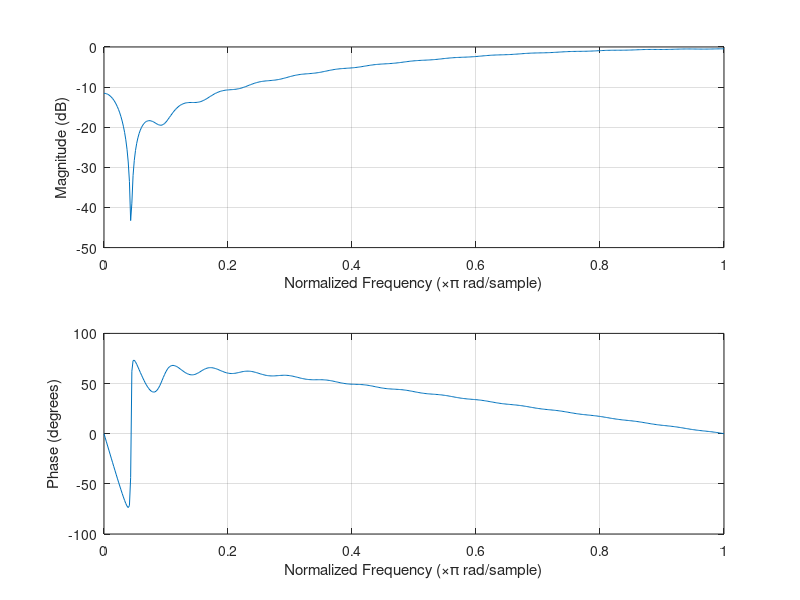
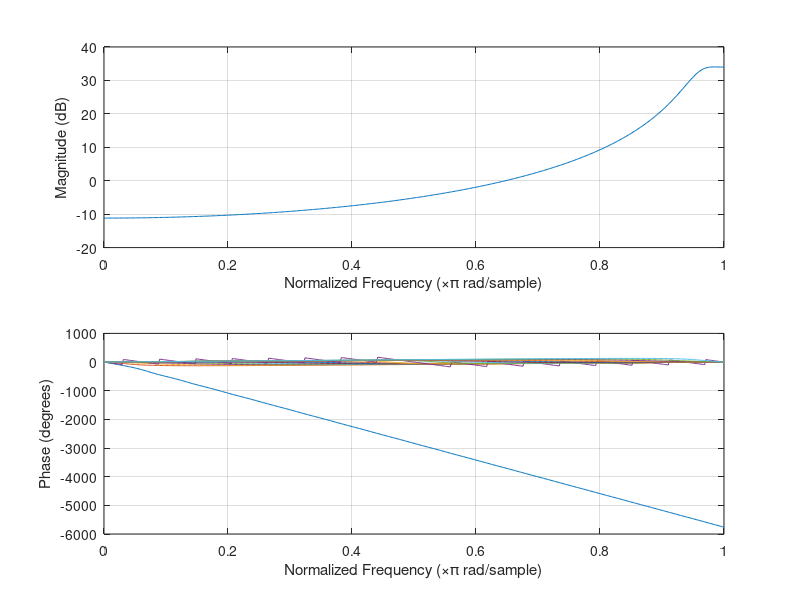
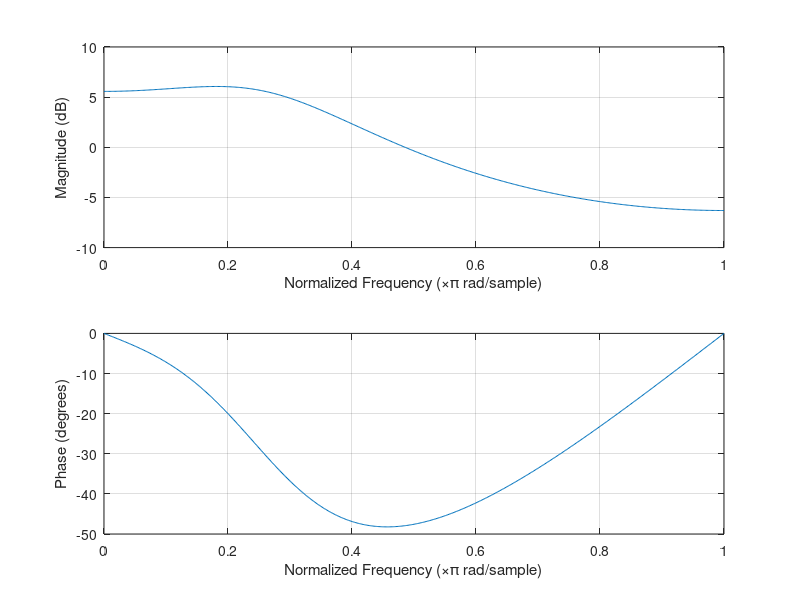
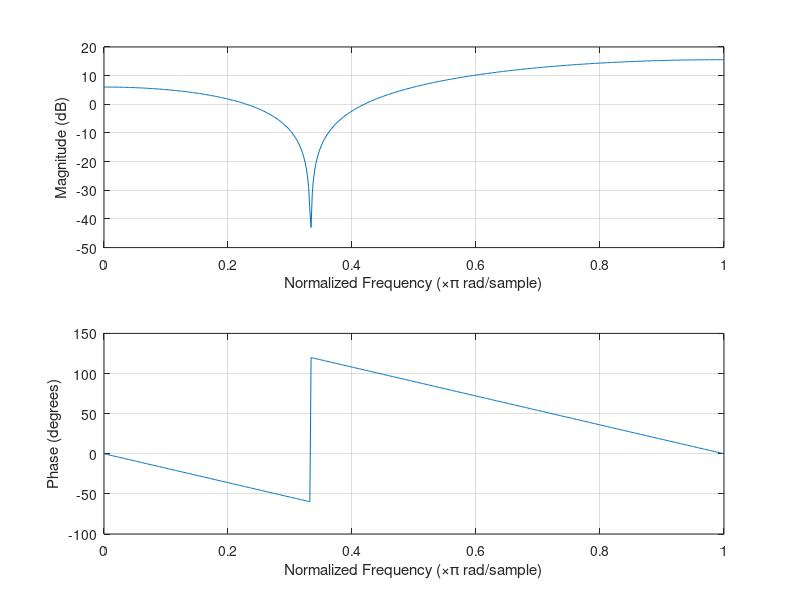

These figures' MATLAB source, in order:
if exist('recording_test.mat', 'file') == 2         
    load('recording_test.mat', 'audioRaw') % Update with your student ID
else
    "File Not Found!"
end
%%


% m = from 0 to 0.2886
m = 0.2888/100*20
% zero pair coordinates
x = 1-m;
y = m*sqrt(3);

b1 = [1, -2*x, (x^2 + y^2)] * 0.5; % b is top side (zero)
a1 = [1, -1]; % fixed pole
h1 = impz(b1,a1);

figure;
freqz(h1)

audioWah = filter(b1, a1, audioRaw);

sound(audioWah, 48000); % Play audio from vector

%%%%%
%% 

pt1x = linspace(1,-0.9,20);
pt11y = linspace(0,0.9,10);
pt12y = linspace(1,0.1,10);

xVec = pt1x;
yVec = [pt11y, pt12y];

aVec = [zeros(20,1) zeros(20,1) zeros(20,1)];
b1 = [1 0 0];

audioEff = zeros(240000,20);


figure;
for i = 1:20
    hold on
    aVec(i,:) = [1, -2*xVec(i), (xVec(i)^2 + yVec(i)^2)];
    tfunc = impz(b1, aVec(i,:));
    freqz(tfunc)

    audioEff(:,i) = filter(b1,aVec(i,:),audioRaw);
end
hold off

audioFin = zeros(240000,1);

for i = 0:19
    pos1 = i*12000 + 1;
    pos2 = (i+1)*12000;

    audioFin(pos1 : pos2) = audioEff(pos1 : pos2, i+1);
end
%%
yRange = [ linspace(0,0.5,10) , linspace(0.5,0,10)];
xRange = [ linspace(0, sqrt(3)/2, 10), linspace(sqrt(3)/2, 0, 10)];

a2 = [1, -2*xRange(5), (xRange(5)^2 + xRange(5)^2)]
b2 = [1, 0, 0]
tf2 = impz(b2, a2);
figure;
freqz(tf2)



%%

% zero pair coordinates
position = 60; % degrees

posRads = position/360*2*pi;
y = sin(posRads);
x = cos(posRads);

b1 = [1, -2*x, (x^2 + y^2)] * 2; % b is top side (zero)
a1 = [1,0,0]; % fixed pole
h1 = impz(b1,a1);

figure;
freqz(h1)

audioWah = filter(b1, a1, audioRaw);

sound(audioWah, 48000); % Play audio from vector


%%
n = 20;
position = linspace(1,179,n)
k = [40,25,19,15,11,8,6,4,2,1]

audioComb = zeros(240000,n);
audioOut = zeros(240000,1);



for i = 1:n
    % posRads = position(i)/360*2*pi;
    % y = sin(posRads);
    % x = cos(posRads);

    wcNorm = position(i)/360*2;



    % a1 = 1;
    [b1,a1] = butter(6, wcNorm, "low");
    % b1 = fir1(100, wcNorm, 'low', hann(101));
    % b1 = [1, -2*x, (x^2 + y^2)] / k(i); % b is top side (zero)
    % a1 = [1,0,0]; % fixed pole

    audioComb(:,i) = filter(b1, a1, audioRaw);
end

% sound(audioComb(:,10), 48000);

portions = 50;
partSize = 240000/portions;
selector = 1;
adder = 1;
for i = 0:(portions-1)
    
    pos1 = i*partSize + 1;
    pos2 = (i+1)*partSize;

    audioOut(pos1 : pos2) = audioComb(pos1 : pos2, selector);

    if(selector == 10 || selector == 1 && i ~= 0)
        adder = adder*(-1);
    end
    selector = selector + adder;
end


% sound(audioOut, 48000);
sound(audioOut + audioRaw, 48000)
%%

% zero pair coordinates
position = 30; % degrees

posRads = position/360*2*pi;
y = sin(posRads);
x = cos(posRads);
% b1 = [1, -2*x, (x^2 + y^2)]; % b is top side (zero)
% a1 = [1, -0, 0]; % fixed pole

% b1 = fir1(100, 0.1, 'low', hann(101))
[b1,a1] = butter(6, 0.1);

h1 = impz(b1,a1);



figure;
freqz(h1)

audioWah = filter(b1, a1, audioRaw);

% sound(audioWah, 48000); % Play audio from vector

%%
sound(audioOut, 48000);


